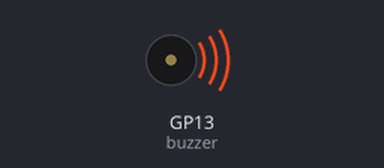
The program below on a simulated Raspberry Pi Pico running MicroPython. Shown: buzzer (waves = sounding). At 2.0 s the program stops and its outputs stay as they are.

Above: at 0.1 s.
At 2.1 s:
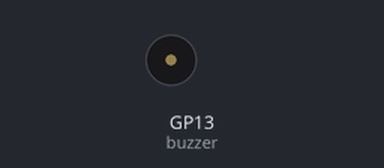
Timing chart, 0 to 3.5 s (numbered marks = the images above):
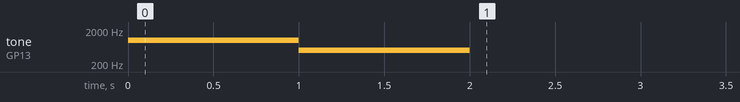

Measured:
- by itself, tone on GP13 (buzzer): silent → 1000 Hz at 0.00 s, → 500 Hz 1.0 s later, → silent 1.0 s later

The program:

day5_2.py
```python
# Imports
from machine import Pin, PWM
import time

# Set up the Buzzer pin as PWM
buzzer = PWM(Pin(13)) # Set the buzzer to PWM mode

# Set PWM duty
buzzer.duty_u16(10000)

# Set PWM frequency to 1000 for one second
buzzer.freq(1000)
time.sleep(1)

# Set PWM frequency to 500 for one second
buzzer.freq(500)
time.sleep(1)

# Buzzer off
buzzer.duty_u16(0)
```
